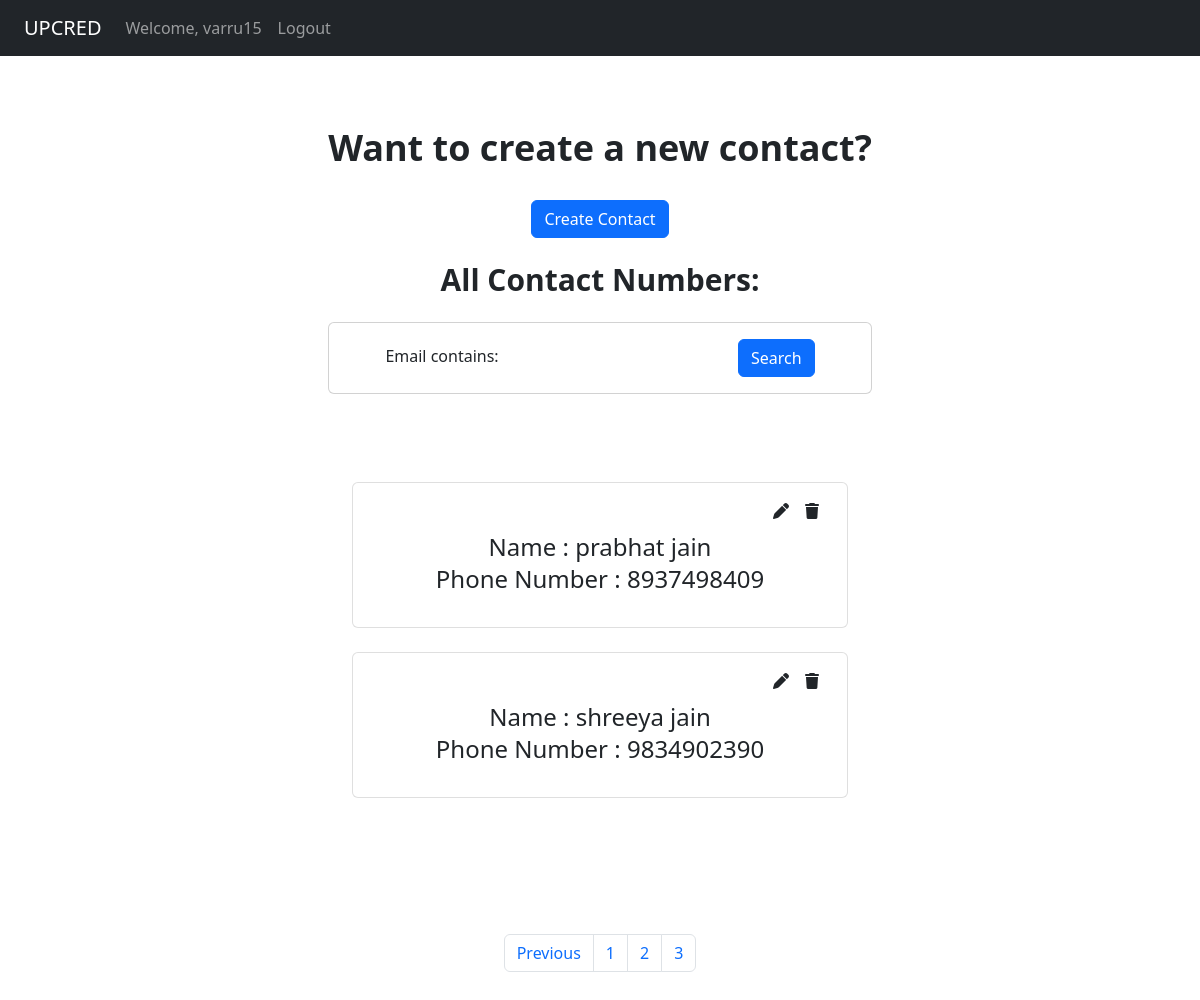
/?page=3 (signed in), run on the app's committed database.
### contact/models.py (models this page shows, shortened)
class Contact(models.Model):
    date_created = models.DateTimeField(auto_now_add=True, null=True)
    name = models.CharField(max_length=100, null=True)
    email = models.EmailField(unique=True, null=False,default = None)
    phone_number =  models.CharField(null=False, max_length=10, blank=False, unique=True)

### contact/views.py (the view)
# urls.py: path('',views.dashboard,name="home"),
@login_required(login_url='login')
def dashboard(request):
	contacts = Contact.objects.all()
	filter = ContactFilter(request.GET, queryset=Contact.objects.all())
	contacts = filter.qs
	p = Paginator(contacts, 4)
	page_number = request.GET.get('page')
	page_obj = p.get_page(page_number)
	context= {'contacts': contacts, 'page_obj': page_obj, 'filter': filter}
	return render(request, 'dashboard.html', context)

### templates/dashboard.html (shortened to what this page needs)
{%  extends 'main.html' %}
{% block content %}
<div class="container text-center flex flex-row justify-center my-10">
	<div class="">
		<h2 class="font-bold text-4xl my-8"> Want to create a new contact? </h2>
		<a class="btn btn-primary" href="{% url 'createContact' %}">Create Contact</a>
		<h1 class="font-bold text-3xl mt-4">All Contact Numbers:</h1>
		 <div class="row my-4">
			<div class="col">
				<div class="card card-body">
					<form method="GET" action="/">
						{{filter.form}}
						<button class="btn btn-primary" type="submit">Search</button>
				  	</form>
				</div>
			</div>
		</div>
		<div class="p-4 my-10">
				{% for contact in page_obj.object_list %}
					<ul class="my-4 list-group">
						<li class="list-group-item pb-8">
							<div class="flex justify-end items-end">
								<a href="{% url 'updateContact' contact.id %}" class="mx-2 my-2"><i class="fa-solid fa-pen"></i></a>
							 <a href="{% url 'deleteContact' contact.id %}" class="mr-3 ml-2 my-2"><i class="fa-solid fa-trash"></i></a>
							</div>
							<h1 class="text-2xl"> Name : {{contact.name}}</h1>
							<h1 class="text-2xl"> Phone Number : {{contact.phone_number}}</h1>
						</li>
					</ul>
				{% endfor %}
		</div>
	</div>
</div>
<nav class="container text-center flex justify-center my-12">
	<ul class="pagination">
		{% if page_obj.has_previous %}
		<li class="page-item">
			<a class="page-link" href="?page={{ page_obj.previous_page_number }}" aria-label="Previous">
			<span aria-hidden="true">Previous</span>
			</a>
		</li>
		{% endif %}
		{%if page_obj.number < 4 %}
		<li class="page-item"><a class="page-link" href="?page=1">1</a></li>
		<li class="page-item"><a class="page-link" href="?page=2">2</a></li>
		<li class="page-item"><a class="page-link" href="?page=3">3</a></li>
		{% else  %}
		<li class="page-item"><a class="page-link" href="?page={{page_obj.number}}">{{page_obj.number}}</a></li>
		{% endif %}
	</ul>
  </nav>
	</div>
{% endblock %}

### templates/main.html (shortened to what this page needs)
{% load static %}
<!DOCTYPE html>
<html>
<head>
	<link href="https://cdn.jsdelivr.net/npm/bootstrap@5.2.1/dist/css/bootstrap.min.css" rel="stylesheet">
	<link href="{% static 'fontawesomefree/css/fontawesome.css' %}" rel="stylesheet" type="text/css">
    <link href="{% static 'fontawesomefree/css/brands.css' %}" rel="stylesheet" type="text/css">
    <link href="{% static 'fontawesomefree/css/solid.css' %}" rel="stylesheet" type="text/css">
</head>
<body>
	<div class="">
		<nav class="navbar navbar-expand-lg navbar-dark bg-dark">
			<a class="navbar-brand ml-6" href="/">UPCRED</a>
			<div>
			  <ul class="navbar-nav mr-auto">
				{% if user.is_authenticated %}
				<li class="nav-item">
				  <a class="nav-link" href="/">Welcome, {{user.username}}</a>
				</li>
				<li class="nav-item">
					<a class="nav-link text-right" href="{% url 'logout' %}">Logout</a>
				</li>
				{% else %}
				<li class="nav-item">
				  <a class="nav-link text-right" href="{% url 'login' %}">Login</a>
				</li>
				{% endif %}
			  </ul>
			</div>
		  </nav>
	{% block content %}
	{% endblock %}
</body>
<script src="https://cdn.tailwindcss.com"></script>
</html>

### data on the page
Contact: name "prabhat jain", phone_number "8937498409"
Contact: name "shreeya jain", phone_number "9834902390"

### other printed values
{{ user.username }} "varru15"
